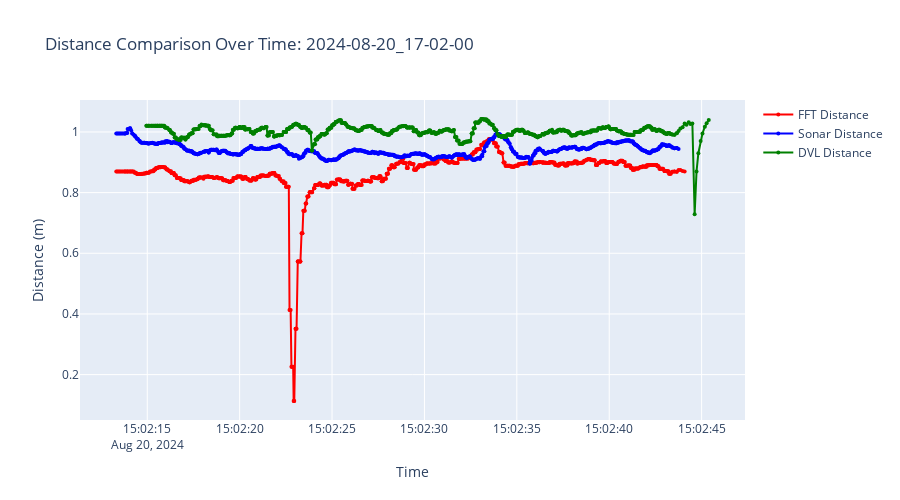
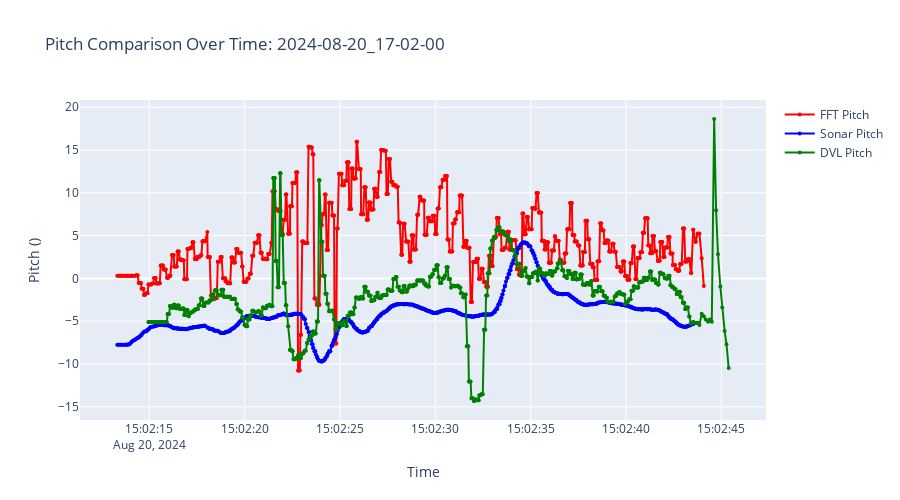

Notebook cell for these charts, in order:
### Markdown cell above
## 6. Distance and Pitch Comparison Plots

### Code cell
# Display comparison plots
if three_sync_df is not None and not three_sync_df.empty and figs:
    print("=== DISPLAYING COMPARISON PLOTS ===\n")
    
    # Display all generated plots
    for name, fig in figs.items():
        if fig is not None:
            print(f"Displaying {name.replace('_', ' ').title()}...")
            try:
                fig.show()
                
                # Save plots
                save_path = PLOTS_DIR / f"{TARGET_BAG}_{name}.html"
                fig.write_html(str(save_path))
                print(f"  ✓ Saved: {save_path.name}\n")
            except Exception as e:
                print(f"  ✗ Warning: Could not display/save - {e}\n")
    
    print("✓ All plots displayed and saved")
else:
    print("✗ No synchronized data or plots available")
    print("  This usually means:")
    print("  - Timestamps don't overlap between systems")
    print("  - Data quality issues")
    print("  - Missing required columns in datasets")

### Figure 1 — Plotly figure (JSON) as saved in the notebook; plotly's stock layout.template omitted (floating-point values rounded to 4 significant figures; data arrays with more than 128 entries replaced by an {"elided": "..."} marker saying what was removed)
{"data": [{"line": {"color": "red", "width": 2}, "marker": {"size": 4}, "mode": "lines+markers", "name": "FFT Distance", "type": "scatter", "x": {"elided": "964 str values"}, "y": {"elided": "964 float values"}}, {"line": {"color": "blue", "width": 2}, "marker": {"size": 4}, "mode": "lines+markers", "name": "Sonar Distance", "type": "scatter", "x": {"elided": "964 str values"}, "y": {"elided": "964 float values"}}, {"line": {"color": "green", "width": 2}, "marker": {"size": 4}, "mode": "lines+markers", "name": "DVL Distance", "type": "scatter", "x": {"elided": "964 str values"}, "y": {"elided": "964 float values"}}], "layout": {"height": 500, "showlegend": true, "title": {"text": "Distance Comparison Over Time: 2024-08-20_17-02-00"}, "xaxis": {"title": {"text": "Time"}}, "yaxis": {"title": {"text": "Distance (m)"}}}}

### Figure 2 — Plotly figure (JSON) as saved in the notebook; plotly's stock layout.template omitted (floating-point values rounded to 4 significant figures; data arrays with more than 128 entries replaced by an {"elided": "..."} marker saying what was removed)
{"data": [{"line": {"color": "red", "width": 2}, "marker": {"size": 4}, "mode": "lines+markers", "name": "FFT Pitch", "type": "scatter", "x": {"elided": "964 str values"}, "y": {"elided": "964 float values"}}, {"line": {"color": "blue", "width": 2}, "marker": {"size": 4}, "mode": "lines+markers", "name": "Sonar Pitch", "type": "scatter", "x": {"elided": "964 str values"}, "y": {"elided": "964 float values"}}, {"line": {"color": "green", "width": 2}, "marker": {"size": 4}, "mode": "lines+markers", "name": "DVL Pitch", "type": "scatter", "x": {"elided": "964 str values"}, "y": {"elided": "964 float values"}}], "layout": {"height": 500, "showlegend": true, "title": {"text": "Pitch Comparison Over Time: 2024-08-20_17-02-00"}, "xaxis": {"title": {"text": "Time"}}, "yaxis": {"title": {"text": "Pitch ()"}}}}
